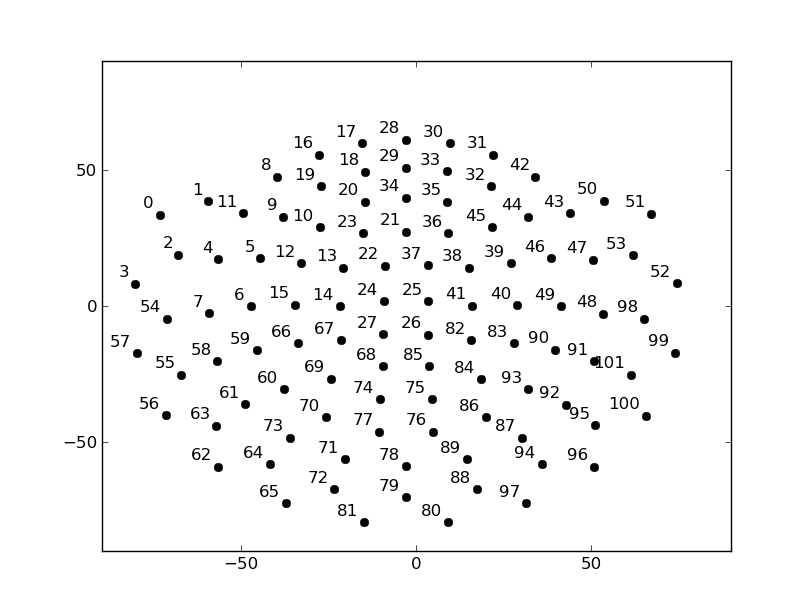

Here is the Python script that generated this plot:
from matplotlib import pyplot
import numpy
from scipy.io import loadmat
from math import sqrt, atan2, pi
import math
import matplotlib.pyplot as plt
import config


def scale_gcf(scale_factor, debugText=True):
    figure = pyplot.gcf()
    inches_size = map(lambda x: float(x), figure.get_size_inches())
    new_inches_size = map(lambda x: x * scale_factor, inches_size)
    dpi = [figure.get_dpi() for i in range(len(inches_size))]
    figure.set_size_inches(new_inches_size)
    if debugText:
        print "Scale factor: " + str(scale_factor)
        print "Old inches size: " + str(inches_size)
        print "New inches size: " + str(new_inches_size)
        print "Old pixel size: " + str(map(lambda x, y: x * y, dpi, inches_size))
        print "New pixel size: " + str(map(lambda x, y: x * y, dpi, new_inches_size))


def read_positions():
    positions = []

    with open('0.txt') as f:
        dots = []
        for l in f:
            n, x, y = map(lambda x: x.strip(), l.split(' '))
            dots.append((float(x), float(y)))
        positions.append(dots)

    with open('1.txt') as f:
        dots = []
        for l in f:
            n, x, y = map(lambda x: x.strip(), l.split(' '))
            dots.append((float(x), float(y)))
        positions.append(dots)

    with open('2.txt') as f:
        dots = []
        for l in f:
            n, x, y = map(lambda x: x.strip(), l.split(' '))
            dots.append((float(x), float(y)))
        positions.append(dots)

    return positions


def get_center(positions):
    min_x = min(map(lambda (x, y): x, positions))
    max_x = max(map(lambda (x, y): x, positions))
    min_y = min(map(lambda (x, y): y, positions))
    max_y = max(map(lambda (x, y): y, positions))
    center_x = min_x + ((max_x - min_x) / 2)
    center_y = min_y + ((max_y - min_y) / 2)
    return center_x, center_y


def draw_dots():
    pyplot.close('all')
    ax = pyplot.axes(xlim=(-90, 90), ylim=(-90, 90))

    positions = read_positions()
    positions = positions[2]

    center_x, center_y = get_center(positions)

    # for dots, color in zip(positions, ['ro', 'ko', 'go']):
    #     for index, (x, y) in enumerate(dots):
    #         pyplot.plot(x, y, color)
    #         ax.annotate(index, xy=(x, y), xytext=(-5, 5), ha='right', textcoords='offset points')

    pyplot.plot(center_x, center_y, 'ro')
    for index, (x, y) in enumerate(positions):
        pyplot.plot(x, y, 'ko')
        ax.annotate(index, xy=(x, y), xytext=(-5, 5), ha='right', textcoords='offset points')

    scale_gcf(0.75)
    pyplot.show()


def draw_time(XX, positions, sample, time):
    XX = XX[sample, :, time]

    from scipy.interpolate import griddata
    from numpy import linspace

    x, y = [], []
    for i in positions:
        x.append(i[0])
        y.append(i[1])
    print x
    print y
    z = XX
    xi = linspace(-90, 90, 180)
    yi = linspace(-90, 90, 180)
    zi = griddata((x, y), z, (xi[None, :], yi[:, None]), method='cubic')
    plt.contourf(xi, yi, zi, 30, cmap=plt.cm.jet)
    #plt.scatter(x, y, marker='o', c='b', s=15)
    plt.xlim(min(x) - 5, max(x) + 5)
    plt.ylim(min(y) - 5, max(y) + 5)
    plt.show()


def read_XX(channel_type):
    data = loadmat(config.train_folder + 'train_subject01.mat', squeeze_me=True)
    XX = data['X']

    XX -= XX.mean(0)
    XX = numpy.nan_to_num(XX / XX.std(0))

    #XX = numpy.nan_to_num(XX / XX.max(0))
    XX = XX[:, channel_type::3, :]

    return XX


if __name__ == '__main__':
    channel = 2
    positions = read_positions()

    draw_dots()
    #XX = read_XX(channel)
    #draw_time(XX, positions[channel], 2, 100)
